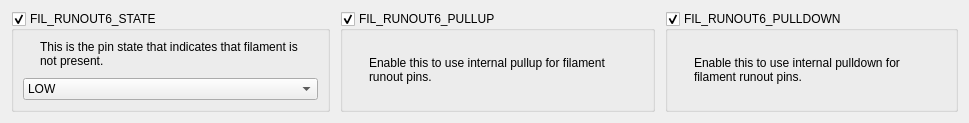
        <widget class="QWidget" name="tab_6">
         <property name="styleSheet">
          <string notr="true">#tab_6::enabled {
	background: rgb(50, 52, 59);
}


#tab_6::disabled {
	background: rgb(34, 35, 40);
}
</string>
         </property>
         <attribute name="title">
          <string>Sensor 6</string>
         </attribute>
         <layout class="QGridLayout" name="gridLayout_48">
          <item row="0" column="0">
           <widget class="QWidget" name="widget_8" native="true">
            <layout class="QGridLayout" name="gridLayout_20">
             <property name="leftMargin">
              <number>0</number>
             </property>
             <property name="topMargin">
              <number>0</number>
             </property>
             <property name="rightMargin">
              <number>0</number>
             </property>
             <property name="bottomMargin">
              <number>0</number>
             </property>
             <property name="spacing">
              <number>10</number>
             </property>
             <item row="0" column="0">
              <widget class="QGroupBox" name="uFilRunout6StateBox">
               <property name="title">
                <string>FIL_RUNOUT6_STATE</string>
               </property>
               <property name="checkable">
                <bool>true</bool>
               </property>
               <layout class="QGridLayout" name="gridLayout_27">
                <property name="spacing">
                 <number>10</number>
                </property>
                <item row="0" column="0">
                 <widget class="QLabel" name="label_31">
                  <property name="sizePolicy">
                   <sizepolicy hsizetype="Fixed" vsizetype="Fixed">
                    <horstretch>0</horstretch>
                    <verstretch>0</verstretch>
                   </sizepolicy>
                  </property>
                  <property name="text">
                   <string/>
                  </property>
                  <property name="pixmap">
                   <pixmap resource="../resources/resources.qrc">:/info_FILL0_wght100_GRAD0_opsz20.svg</pixmap>
                  </property>
                 </widget>
                </item>
                <item row="0" column="1">
                 <widget class="QLabel" name="label_32">
                  <property name="text">
                   <string>This is the pin state that indicates that filament is not present.</string>
                  </property>
                  <property name="wordWrap">
                   <bool>true</bool>
                  </property>
                 </widget>
                </item>
                <item row="1" column="0" colspan="2">
                 <widget class="Dropdown" name="uFilRunout6StateDropdown">
                  <item>
                   <property name="text">
                    <string>LOW</string>
                   </property>
                  </item>
                  <item>
                   <property name="text">
                    <string>HIGH</string>
                   </property>
                  </item>
                 </widget>
                </item>
               </layout>
              </widget>
             </item>
             <item row="0" column="1">
              <widget class="QGroupBox" name="uFilRunout6PullupBox">
               <property name="title">
                <string>FIL_RUNOUT6_PULLUP</string>
               </property>
               <property name="checkable">
                <bool>true</bool>
               </property>
               <layout class="QGridLayout" name="gridLayout_33">
                <property name="spacing">
                 <number>10</number>
                </property>
                <item row="0" column="0">
                 <widget class="QLabel" name="label_41">
                  <property name="sizePolicy">
                   <sizepolicy hsizetype="Fixed" vsizetype="Fixed">
                    <horstretch>0</horstretch>
                    <verstretch>0</verstretch>
                   </sizepolicy>
                  </property>
                  <property name="text">
                   <string/>
                  </property>
                  <property name="pixmap">
                   <pixmap resource="../resources/resources.qrc">:/info_FILL0_wght100_GRAD0_opsz20.svg</pixmap>
                  </property>
                 </widget>
                </item>
                <item row="0" column="1">
                 <widget class="QLabel" name="label_42">
                  <property name="text">
                   <string>Enable this to use internal pullup for filament runout pins.</string>
                  </property>
                  <property name="wordWrap">
                   <bool>true</bool>
                  </property>
                 </widget>
                </item>
               </layout>
              </widget>
             </item>
             <item row="0" column="2">
              <widget class="QGroupBox" name="uFilRunout6PulldownBox">
               <property name="title">
                <string>FIL_RUNOUT6_PULLDOWN</string>
               </property>
               <property name="checkable">
                <bool>true</bool>
               </property>
               <layout class="QGridLayout" name="gridLayout_42">
                <property name="spacing">
                 <number>10</number>
                </property>
                <item row="0" column="0">
                 <widget class="QLabel" name="label_59">
                  <property name="sizePolicy">
                   <sizepolicy hsizetype="Fixed" vsizetype="Fixed">
                    <horstretch>0</horstretch>
                    <verstretch>0</verstretch>
                   </sizepolicy>
                  </property>
                  <property name="text">
                   <string/>
                  </property>
                  <property name="pixmap">
                   <pixmap resource="../resources/resources.qrc">:/info_FILL0_wght100_GRAD0_opsz20.svg</pixmap>
                  </property>
                 </widget>
                </item>
                <item row="0" column="1">
                 <widget class="QLabel" name="label_60">
                  <property name="text">
                   <string>Enable this to use internal pulldown for filament runout pins.</string>
                  </property>
                  <property name="wordWrap">
                   <bool>true</bool>
                  </property>
                 </widget>
                </item>
               </layout>
              </widget>
             </item>
            </layout>
           </widget>
          </item>
         </layout>
        </widget>
